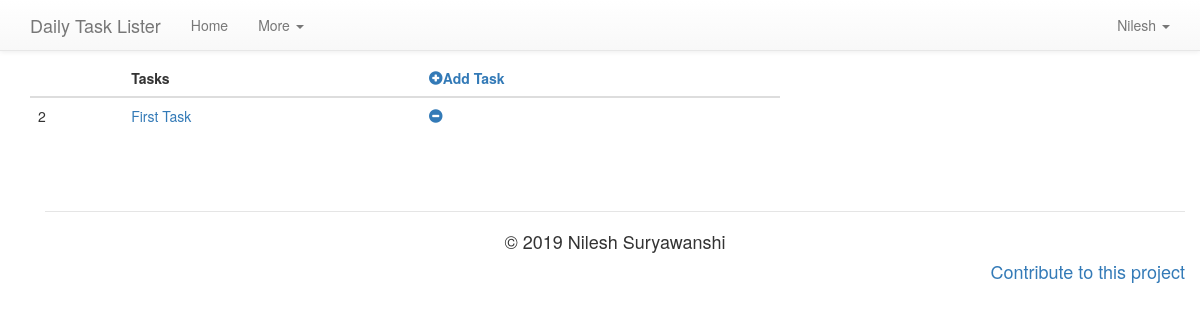
The page /user/Nilesh (signed in) on the database as committed earlier.
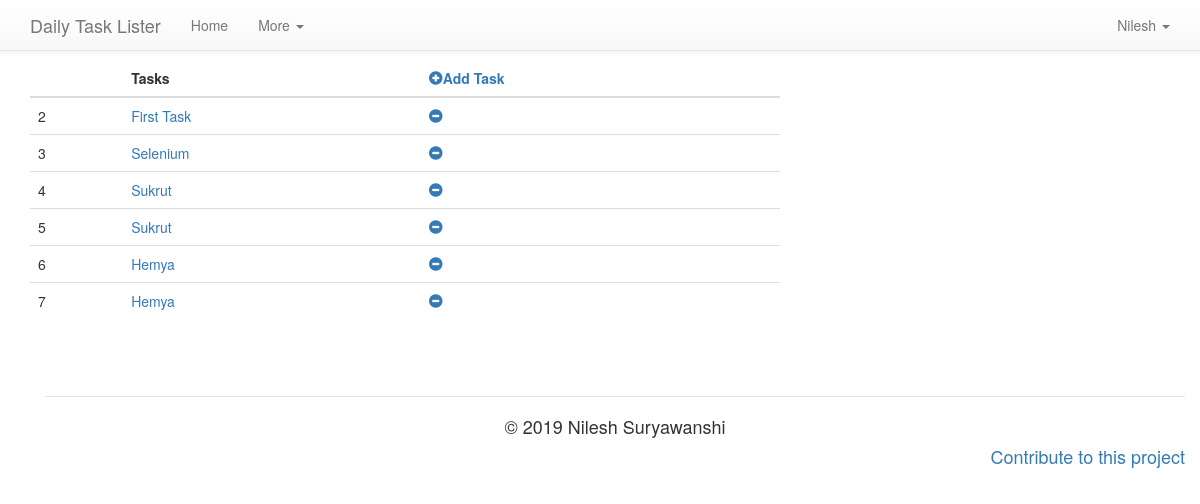
The same page on the database as committed later.
### task_lister/models.py (models this page shows, shortened)
class Task(db.Model):
    id = db.Column(db.Integer, primary_key = True, unique = True)
    t_name = db.Column(db.String(20))
    t_desc = db.Column(db.String(80))
    timestamp = db.Column(db.DateTime, index = True, default = now.replace(tzinfo = local))
    ddate = db.Column(db.DateTime, index = True)
    user_id = db.Column(db.Integer, db.ForeignKey('user.id'))

### task_lister/routes.py (the view)
@app.route('/user/<username>', methods = ['GET','POST'])
@login_required
def user(username):
    user = User.query.filter_by(username = username).first_or_404()
    task = Task.query.filter_by(user_id = user.id).all()
    return render_template('user.html',title = 'Welcome', tasks = task)

### task_lister/models.py (called while the page is built)
@login.user_loader
def load_user(id):
    return User.query.get(int(id))

### task_lister/templates/user.html (shortened to what this page needs)
{% extends 'base.html' %}
        {% block app_content %}
        {% if tasks %}
        <div class="container">
                <div class="row">
                        <div class="col-md-8">
                                <div class="table-responsive">
                                        <table class="table table-hover">
                                                <thead>
                                                        <tr>
                                                                <th></th>
                                                                <th>Tasks</th>
                                                                <th><a id = "addtask" href="{{ url_for('newtask',username = current_user.username)}}">
                                                                        <span class="glyphicon glyphicon-plus-sign"></span>Add Task
                                                                </a></th>
                                                        </tr>
                                                </thead>
                                                <tbody>
                                                        {% for task in tasks %}
                                                        <tr>
                                                                <td>{{ task.id }}</td>
                                                                <td><a id = "{{ task.id }}" href="{{ url_for('desc_task',username=current_user.username,t_id=task.id) }}">{{ task.t_name }}</a>
                                                                </td>
                                                                <td><a class="button" name = "{{ task.id }}"
                                                                                href="{{ url_for('deltask',t_id=task.id) }}"><span
                                                                                        class="glyphicon glyphicon-minus-sign"
                                                                                        aria-hidden="true"></span></a>
                                                                </td>
                                                        </tr>
                                                        {% endfor %}
                                                </tbody>
                                        </table>
                                </div>
                        </div>
                </div>
        {% endif %}
        {% endblock %}

Rows that differ between the two databases and show on the page:
added Task: id "3", t_name "Selenium"
added Task: id "4", t_name "Sukrut"
added Task: id "5", t_name "Sukrut"
added Task: id "6", t_name "Hemya"
added Task: id "7", t_name "Hemya"
